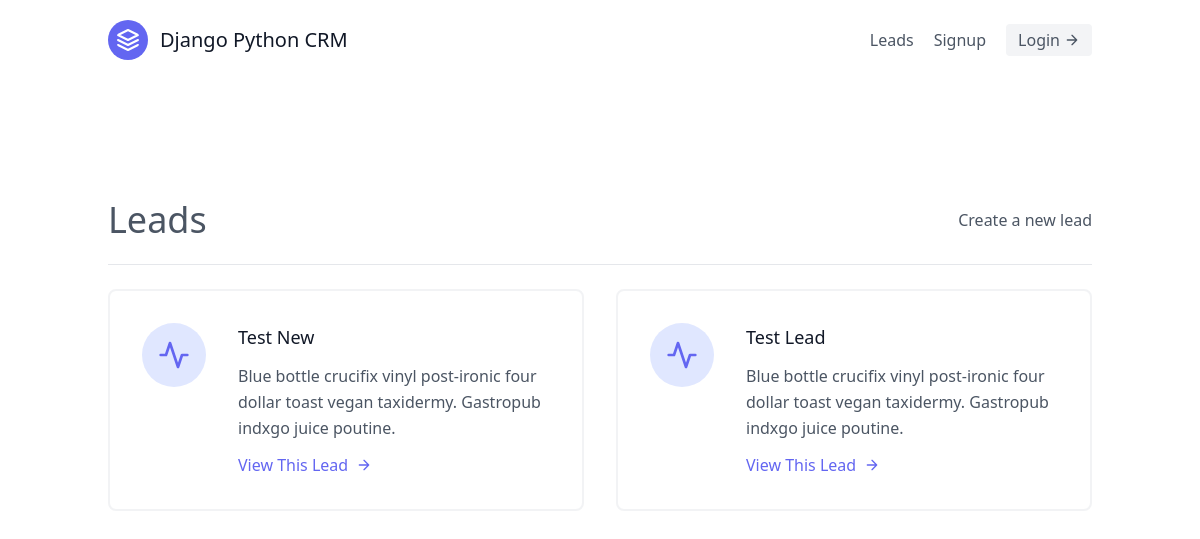
The page /leads/ on the database as committed earlier.
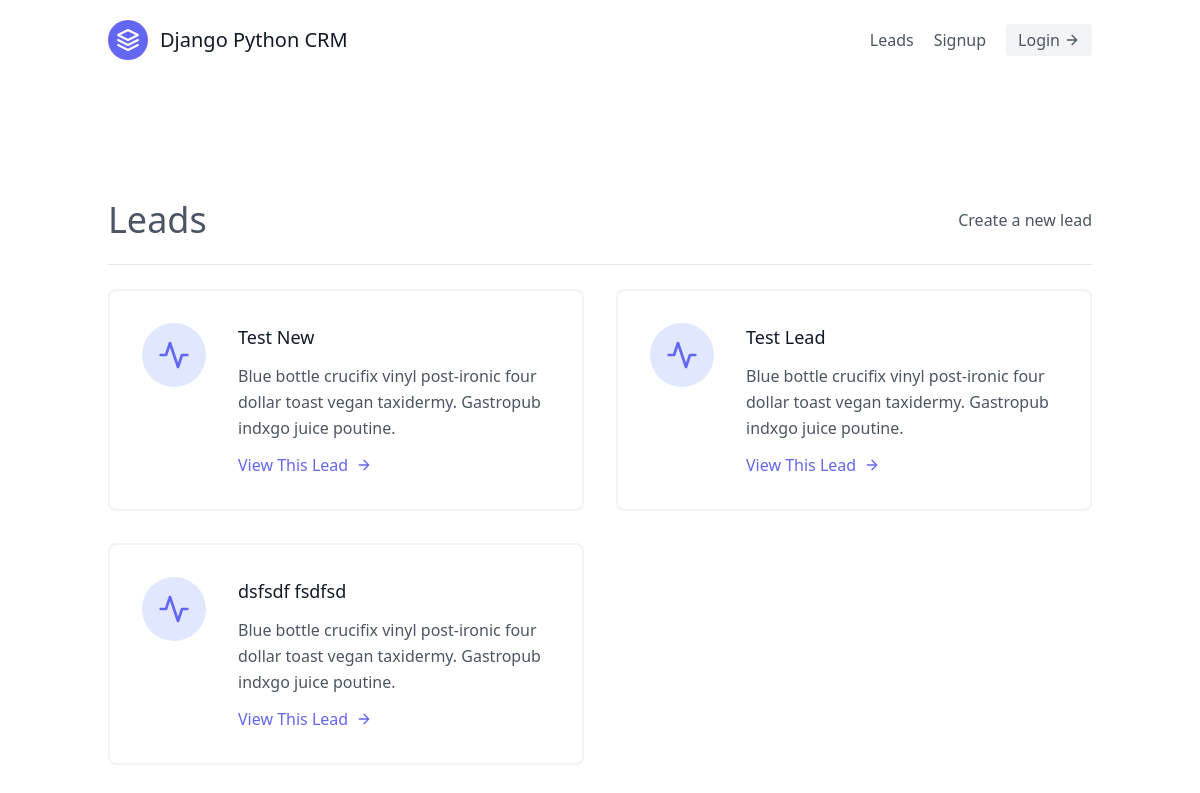
The same page on the database as committed later.
### leads/models.py (models this page shows, shortened)
class Lead(models.Model):
    first_name = models.CharField(max_length=20)
    last_name = models.CharField(max_length=20)
    age = models.IntegerField(default=0)
    agent = models.ForeignKey("Agent", on_delete=models.CASCADE)

### leads/views.py (the view)
# urls.py: path('', LeadListView.as_view(), name="lead-list"),
class LeadListView(ListView):
    template_name = "leads/lead_list.html"
    queryset = Lead.objects.all()
    context_object_name = "leads"

### leads/templates/leads/lead_list.html (shortened to what this page needs)
{% extends "base.html" %}
{% block content %}
<section class="text-gray-600 body-font">
  <div class="container px-5 py-24 mx-auto flex flex-wrap">
    <div class="w-full mb-6 py-6 flex justify-between items-center border-b border-grey-200">
        <div>
          <h1 class="text-4xl text-grey-800">Leads</h1>
        </div>
        <div>
          <a class="text-grey-500 hover:text-blue-500" href="{% url 'leads:lead-create' %}">Create a new lead</a>
        </div>
    </div>
    <div class="flex flex-wrap -m-4">
      {% for lead in leads %}
      <div class="p-4 lg:w-1/2 md:w-full">
        <div class="flex border-2 rounded-lg border-gray-200 border-opacity-50 p-8 sm:flex-row flex-col">
          <div
            class="w-16 h-16 sm:mr-8 sm:mb-0 mb-4 inline-flex items-center justify-center rounded-full bg-indigo-100 text-indigo-500 flex-shrink-0">
              <svg fill="none" stroke="currentColor" stroke-linecap="round" stroke-linejoin="round" stroke-width="2"
                class="w-8 h-8" viewBox="0 0 24 24">
                <path d="M22 12h-4l-3 9L9 3l-3 9H2"></path>
              </svg>
          </div>
          <div class="flex-grow">
            <h2 class="text-gray-900 text-lg title-font font-medium mb-3">{{ lead.first_name }} {{ lead.last_name }}</h2>
            <p class="leading-relaxed text-base">
              Blue bottle crucifix vinyl post-ironic four dollar toast vegan
              taxidermy. Gastropub indxgo juice poutine.
            </p>
            <a href="{% url 'leads:lead-detail' lead.pk %}" class="mt-3 text-indigo-500 inline-flex items-center">View This Lead
              <svg fill="none" stroke="currentColor" stroke-linecap="round" stroke-linejoin="round" stroke-width="2"
                class="w-4 h-4 ml-2" viewBox="0 0 24 24">
                <path d="M5 12h14M12 5l7 7-7 7"></path>
              </svg>
            </a>
          </div>
        </div>
      </div>
      {% endfor %}
    </div>
  </div>
</section>
{% endblock content %}

Rows that differ between the two databases and show on the page:
added Lead: first_name "dsfsdf", last_name "fsdfsd"
